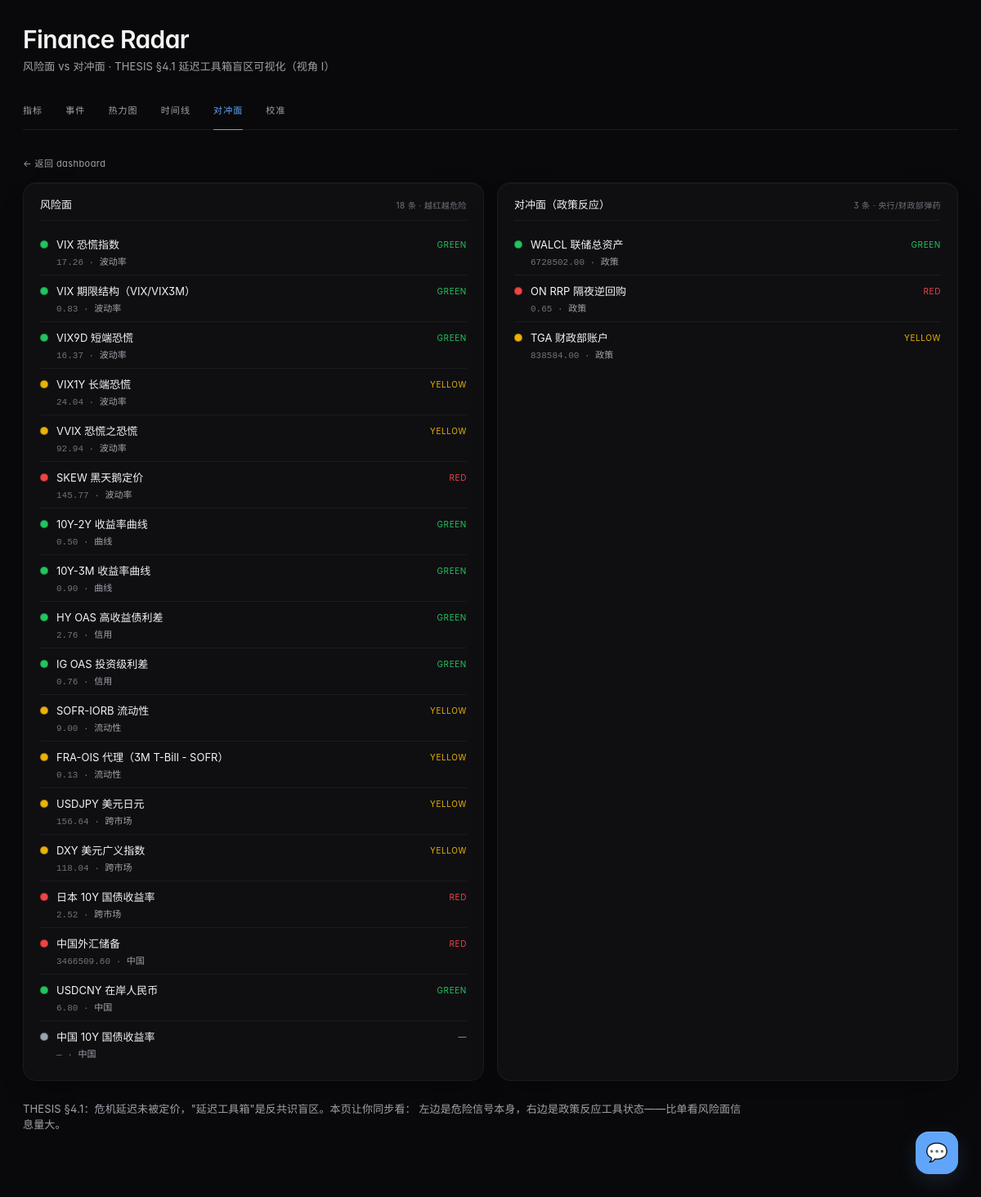
Screenshot of /hedge with the database file from the repository.
### tables this page shows
CREATE TABLE indicators (
    id          INTEGER PRIMARY KEY,
    name        TEXT    NOT NULL,
    date        TEXT    NOT NULL,
    value       REAL    NOT NULL,
    source      TEXT    NOT NULL,
    ingested_at TEXT    NOT NULL,
    UNIQUE(name, date)
);

### src/web/app.py (the view)
    @app.route("/hedge")
    def hedge():
        target = app.config["DB_PATH"]
        hist_target = app.config.get("HISTORY_DB_PATH")
        with dbmod.open_db(target) as conn:
            rows = _build_rows(conn, history_db_path=hist_target)
        split = split_risk_vs_hedge(rows)
        return render_template(
            "hedge.html",
            risk_rows=split["risk"],
            hedge_rows=split["hedge"],
            active_page="hedge",
        )

### src/compute/indicators/china_fx_reserves.py (called while the page is built)
def classify_value(value: float) -> Level:
    return classify(value, low=THRESHOLD_LOW, high=THRESHOLD_HIGH, direction=DIRECTION)

### src/compute/indicators/dxy.py (called while the page is built)
def classify_value(value: float) -> Level:
    return classify(value, low=THRESHOLD_LOW, high=THRESHOLD_HIGH, direction=DIRECTION)

### src/compute/indicators/fra_ois.py (called while the page is built)
def classify_value(value: float) -> Level:
    return classify(value, low=THRESHOLD_LOW, high=THRESHOLD_HIGH, direction=DIRECTION)

### src/compute/indicators/hy_oas.py (called while the page is built)
def classify_value(value: float) -> Level:
    return classify(value, low=THRESHOLD_LOW, high=THRESHOLD_HIGH, direction=DIRECTION)

### src/compute/indicators/ig_oas.py (called while the page is built)
def classify_value(value: float) -> Level:
    return classify(value, low=THRESHOLD_LOW, high=THRESHOLD_HIGH, direction=DIRECTION)

### src/compute/indicators/jp_10y.py (called while the page is built)
def classify_value(value: float) -> Level:
    return classify(value, low=THRESHOLD_LOW, high=THRESHOLD_HIGH, direction=DIRECTION)

### src/compute/indicators/on_rrp.py (called while the page is built)
def classify_value(value: float) -> Level:
    return classify(value, low=THRESHOLD_LOW, high=THRESHOLD_HIGH, direction=DIRECTION)

### src/compute/indicators/put_call_equity.py (called while the page is built)
def classify_value(value: float) -> Level:
    return classify(value, low=THRESHOLD_LOW, high=THRESHOLD_HIGH, direction=DIRECTION)

### src/compute/indicators/put_call_index.py (called while the page is built)
def classify_value(value: float) -> Level:
    return classify(value, low=THRESHOLD_LOW, high=THRESHOLD_HIGH, direction=DIRECTION)

### src/compute/indicators/put_call_total.py (called while the page is built)
def classify_value(value: float) -> Level:
    return classify(value, low=THRESHOLD_LOW, high=THRESHOLD_HIGH, direction=DIRECTION)

### src/compute/indicators/skew.py (called while the page is built)
def classify_value(value: float) -> Level:
    return classify(value, low=THRESHOLD_LOW, high=THRESHOLD_HIGH, direction=DIRECTION)

### src/compute/indicators/sofr_iorb.py (called while the page is built)
def classify_value(value: float) -> Level:
    return classify(value, low=THRESHOLD_LOW, high=THRESHOLD_HIGH, direction=DIRECTION)

### src/compute/indicators/tga.py (called while the page is built)
def classify_value(value: float) -> Level:
    return classify(value, low=THRESHOLD_LOW, high=THRESHOLD_HIGH, direction=DIRECTION)

### src/compute/indicators/usdcny.py (called while the page is built)
def classify_value(value: float) -> Level:
    return classify(value, low=THRESHOLD_LOW, high=THRESHOLD_HIGH, direction=DIRECTION)

### src/compute/indicators/usdjpy.py (called while the page is built)
def classify_value(value: float) -> Level:
    return classify(value, low=THRESHOLD_LOW, high=THRESHOLD_HIGH, direction=DIRECTION)

### src/compute/indicators/vix.py (called while the page is built)
def classify_value(value: float) -> Level:
    return classify(value, low=THRESHOLD_LOW, high=THRESHOLD_HIGH, direction=DIRECTION)

### src/compute/indicators/vix1y.py (called while the page is built)
def classify_value(value: float) -> Level:
    return classify(value, low=THRESHOLD_LOW, high=THRESHOLD_HIGH, direction=DIRECTION)

### src/compute/indicators/vix9d.py (called while the page is built)
def classify_value(value: float) -> Level:
    return classify(value, low=THRESHOLD_LOW, high=THRESHOLD_HIGH, direction=DIRECTION)

### src/compute/indicators/vix_term_structure.py (called while the page is built)
def classify_value(value: float) -> Level:
    return classify(value, low=THRESHOLD_LOW, high=THRESHOLD_HIGH, direction=DIRECTION)

### templates/hedge.html (shortened to what this page needs)
{% extends "_base.html" %}
{% block subtitle %}风险面 vs 对冲面 · THESIS §4.1 延迟工具箱盲区可视化（视角 I）{% endblock %}
{% block content %}
  <div class="breadcrumb">
    <a href="/">← 返回 dashboard</a>
  </div>
  <div class="hedge-grid">
    <div class="hedge-col hedge-risk">
      <div class="hedge-col-head">
        <span class="hedge-col-label">风险面</span>
        <span class="hedge-col-sub">{{ risk_rows|length }} 条 · 越红越危险</span>
      </div>
      {% for r in risk_rows %}
        <div class="hedge-row">
          <div class="hedge-row-head">
            <span class="dot" style="background: {{ r.color }};"></span>
            <a class="hedge-link" href="/indicator/{{ r.name }}">{{ r.label }}</a>
            <span class="hedge-row-level" style="color: {{ r.color }};">{{ r.level or '—' }}</span>
          </div>
          <div class="hedge-row-meta">
            {% if r.value is not none %}{{ "%.2f"|format(r.value) }}{% else %}—{% endif %}
            · <span class="hedge-row-group">{{ r.group }}</span>
          </div>
        </div>
      {% else %}
        <p class="empty">无数据</p>
      {% endfor %}
    </div>
    <div class="hedge-col hedge-hedge">
      <div class="hedge-col-head">
        <span class="hedge-col-label">对冲面（政策反应）</span>
        <span class="hedge-col-sub">{{ hedge_rows|length }} 条 · 央行/财政部弹药</span>
      </div>
      {% for r in hedge_rows %}
        <div class="hedge-row">
          <div class="hedge-row-head">
            <span class="dot" style="background: {{ r.color }};"></span>
            <a class="hedge-link" href="/indicator/{{ r.name }}">{{ r.label }}</a>
            <span class="hedge-row-level" style="color: {{ r.color }};">{{ r.level or '—' }}</span>
          </div>
          <div class="hedge-row-meta">
            {% if r.value is not none %}{{ "%.2f"|format(r.value) }}{% else %}—{% endif %}
            · <span class="hedge-row-group">{{ r.group }}</span>
          </div>
        </div>
      {% else %}
        <p class="empty">无政策维度数据</p>
      {% endfor %}
    </div>
  </div>
  <p class="sub" style="max-width: 880px; margin-top: 24px;">
    THESIS §4.1：危机延迟未被定价，"延迟工具箱"是反共识盲区。本页让你同步看：
    左边是危险信号本身，右边是政策反应工具状态——比单看风险面信息量大。
  </p>
{% endblock %}

### templates/_base.html (style rules this page uses)
:root { --bg-base: #09090b; --bg-elevated: #0f0f12; --bg-elevated-2: #14141a; --bg-glass: rgba(255, 255, 255, 0.02); --border-subtle: #1c1c20; --border-strong: #2a2a30; --border-glass: rgba(255, 255, 255, 0.06); --text-primary: #f4f4f5; --text-secondary: #a1a1aa; --text-tertiary: #71717a; --text-muted: #52525b; --accent: #60a5fa; --accent-hover: #93c5fd; --accent-glow: rgba(96, 165, 250, 0.15); --green: #22c55e; --yellow: #eab308; --red: #ef4444; --green-soft: rgba(34, 197, 94, 0.12); --yellow-soft: rgba(234, 179, 8, 0.14); --red-soft: rgba(239, 68, 68, 0.14); --shadow-card: 0 1px 0 rgba(255, 255, 255, 0.03) inset, 0 16px 32px -16px rgba(0, 0, 0, 0.6); --shadow-elev: 0 1px 0 rgba(255, 255, 255, 0.04) inset, 0 24px 48px -20px rgba(0, 0, 0, 0.7); --ease-out: cubic-bezier(0.16, 1, 0.3, 1); }
* { box-sizing: border-box; }
html, body { margin: 0; padding: 0; background: var(--bg-base); }
body { font-family: 'Geist', -apple-system, BlinkMacSystemFont, "PingFang SC", "Helvetica Neue", sans-serif; color: var(--text-primary); padding: 32px 28px 60px; max-width: 1280px; margin: 0 auto; min-height: 100dvh; font-feature-settings: "ss01", "cv11"; }
p.sub { color: var(--text-secondary); font-size: 13px; margin: 0 0 20px; max-width: 65ch; letter-spacing: 0.01em; }
a { transition: color 0.15s var(--ease-out), background 0.15s var(--ease-out), transform 0.1s var(--ease-out); }
.dot { display: inline-block; width: 10px; height: 10px; border-radius: 50%; vertical-align: middle; box-shadow: 0 0 0 1px rgba(0, 0, 0, 0.3) inset; }
.breadcrumb { margin: 0 0 16px; font-size: 11px; color: var(--text-muted); letter-spacing: 0.04em; }
.breadcrumb a { color: var(--text-secondary); text-decoration: none; }
.hedge-grid { display: grid; grid-template-columns: 1fr 1fr; gap: 16px; }
.hedge-col { background: var(--bg-elevated); border: 1px solid var(--border-subtle); border-radius: 16px; box-shadow: var(--shadow-card); padding: 16px 20px; }
.hedge-col-head { padding-bottom: 10px; border-bottom: 1px solid var(--border-subtle); margin-bottom: 10px; display: flex; justify-content: space-between; align-items: baseline; }
.hedge-col-label { font-size: 13px; font-weight: 500; }
.hedge-col-sub { font-size: 10px; color: var(--text-tertiary); letter-spacing: 0.04em; }
.hedge-row { padding: 9px 0; border-bottom: 1px solid var(--border-subtle); }
.hedge-row:last-child { border-bottom: 0; }
.hedge-row-head { display: flex; align-items: center; gap: 10px; font-size: 13px; }
.hedge-row-level { font-size: 10px; margin-left: auto; letter-spacing: 0.06em; text-transform: uppercase; }
.hedge-row-meta { font-size: 11px; color: var(--text-tertiary); padding-left: 20px; margin-top: 3px; font-family: 'Geist Mono', monospace; }
.hedge-row-group { color: var(--text-secondary); }
.hedge-link { color: var(--text-primary); text-decoration: none; }

### rows the page displays
indicators: label "VIX 恐慌指数", level "GREEN", value "17.26", group "波动率"
indicators: label "USDJPY 美元日元", level "YELLOW", value "156.64", group "跨市场"

### other values shown
{{ risk_rows|length }} "18"
{{ r.label }} "VIX 期限结构（VIX/VIX3M）" "VIX9D 短端恐慌" "VIX1Y 长端恐慌" "VVIX 恐慌之恐慌" "SKEW 黑天鹅定价" "10Y-2Y 收益率曲线" "10Y-3M 收益率曲线" "HY OAS 高收益债利差" "IG OAS 投资级利差" "SOFR-IORB 流动性" "FRA-OIS 代理（3M T-Bill - SOFR）" "DXY 美元广义指数" "日本 10Y 国债收益率" "中国外汇储备" "USDCNY 在岸人民币" "中国 10Y 国债收益率"
{{ r.level or '—' }} "GREEN" "GREEN" "YELLOW" "YELLOW" "RED" "GREEN" "GREEN" "GREEN" "GREEN" "YELLOW" "YELLOW" "YELLOW" "RED" "RED" "GREEN" "—"
{{ "%.2f"|format(r.value) }} "0.83" "16.37" "24.04" "92.94" "145.77" "0.50" "0.90" "2.76" "0.76" "9.00" "0.13" "118.04" "2.52" "3466509.60" "6.80"
{{ r.group }} "波动率" "波动率" "波动率" "波动率" "波动率" "曲线" "曲线" "信用" "信用" "流动性" "流动性" "跨市场" "跨市场" "中国" "中国" "中国"
{{ hedge_rows|length }} "3"
{{ r.label }} "WALCL 联储总资产" "ON RRP 隔夜逆回购" "TGA 财政部账户"
{{ r.level or '—' }} "GREEN" "RED" "YELLOW"
{{ "%.2f"|format(r.value) }} "6728502.00" "0.65" "838584.00"
{{ r.group }} "政策" "政策" "政策"
